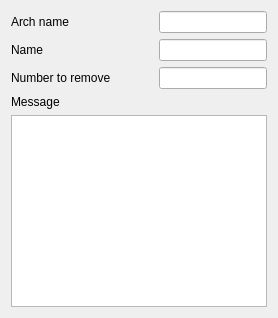
          <widget class="QWidget" name="pageObject">
           <layout class="QVBoxLayout" name="verticalLayout_16">
            <item>
             <layout class="QGridLayout" name="gridLayout_18">
              <item row="0" column="1">
               <spacer name="horizontalSpacer_8">
                <property name="orientation">
                 <enum>Qt::Horizontal</enum>
                </property>
                <property name="sizeHint" stdset="0">
                 <size>
                  <width>40</width>
                  <height>20</height>
                 </size>
                </property>
               </spacer>
              </item>
              <item row="1" column="0">
               <widget class="QLabel" name="label_33">
                <property name="text">
                 <string>Name</string>
                </property>
               </widget>
              </item>
              <item row="1" column="2">
               <widget class="QLineEdit" name="interface_element_object_name"/>
              </item>
              <item row="0" column="0">
               <widget class="QLabel" name="label_32">
                <property name="text">
                 <string>Arch name</string>
                </property>
               </widget>
              </item>
              <item row="0" column="2">
               <widget class="QLineEdit" name="interface_element_object_arch"/>
              </item>
              <item row="2" column="0">
               <widget class="QLabel" name="label_41">
                <property name="text">
                 <string>Number to remove</string>
                </property>
               </widget>
              </item>
              <item row="2" column="2">
               <widget class="QLineEdit" name="interface_element_object_remove"/>
              </item>
             </layout>
            </item>
            <item>
             <widget class="QLabel" name="label_42">
              <property name="text">
               <string>Message</string>
              </property>
             </widget>
            </item>
            <item>
             <widget class="QPlainTextEdit" name="interface_element_object_message"/>
            </item>
           </layout>
          </widget>
